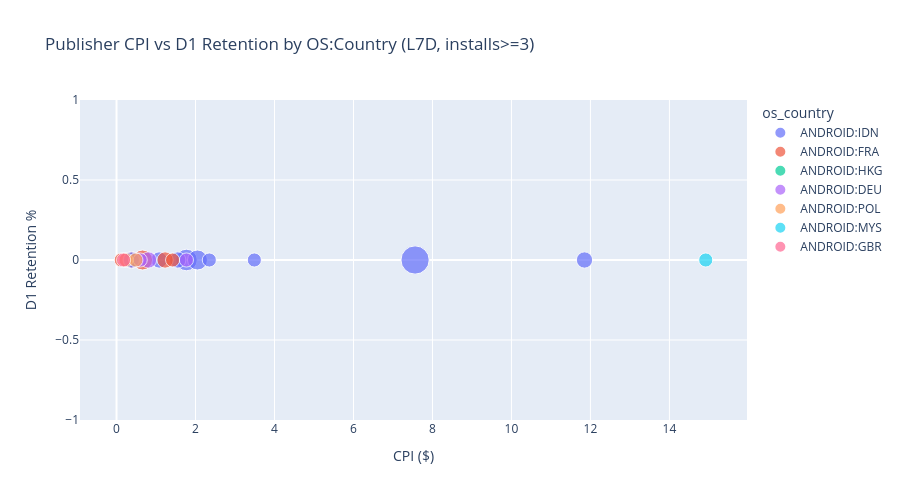

The cell this chart's notebook holds for it:
### Markdown cell above
## 3. D1 / D3 Retention by Publisher

### Code cell
# 3a. OS:Country-level Retention Summary (no publisher breakdown)

q_ret_summary = f"""
SELECT
  {_extra_select}
  SUM(installs) AS installs,
  ROUND(SUM(gross_spend_usd), 2) AS spend_usd,
  ROUND(SAFE_DIVIDE(SUM(gross_spend_usd), NULLIF(SUM(installs), 0)), 2) AS cpi,
  ROUND(SUM(retained_users_d1), 1) AS retained_d1,
  ROUND(SUM(retained_users_d3), 1) AS retained_d3,
  ROUND(SAFE_DIVIDE(SUM(retained_users_d1), NULLIF(SUM(installs), 0)) * 100, 1) AS retention_d1_pct,
  ROUND(SAFE_DIVIDE(SUM(retained_users_d3), NULLIF(SUM(installs), 0)) * 100, 1) AS retention_d3_pct
FROM `moloco-ae-view.athena.fact_dsp_publisher`
WHERE date_utc BETWEEN DATE_SUB(CURRENT_DATE(), INTERVAL {LOOKBACK_DAYS} DAY) AND DATE_SUB(CURRENT_DATE(), INTERVAL 1 DAY)
  {_where_filter}
GROUP BY {_extra_group[:-1]}
HAVING installs > 0
ORDER BY installs DESC
"""

df_ret_summary = run_query(q_ret_summary, '3a. Retention by OS:Country')
if not df_ret_summary.empty:
    for col in df_ret_summary.columns:
        if col not in _dim_cols:
            df_ret_summary[col] = pd.to_numeric(df_ret_summary[col], errors='coerce')
    print(f'\n  Retention summary by OS:Country (L{LOOKBACK_DAYS}D, excl. today):')
    display(df_ret_summary)

# 3b. D1/D3 Retention by Publisher (per OS:Country)

q_ret = f"""
SELECT
  {_extra_select}
  publisher.app_market_bundle AS publisher_bundle,
  SUM(installs) AS installs,
  ROUND(SUM(gross_spend_usd), 2) AS spend_usd,
  ROUND(SAFE_DIVIDE(SUM(gross_spend_usd), NULLIF(SUM(installs), 0)), 2) AS cpi,
  ROUND(SUM(retained_users_d1), 1) AS retained_d1,
  ROUND(SUM(retained_users_d3), 1) AS retained_d3,
  ROUND(SAFE_DIVIDE(SUM(retained_users_d1), NULLIF(SUM(installs), 0)) * 100, 1) AS retention_d1_pct,
  ROUND(SAFE_DIVIDE(SUM(retained_users_d3), NULLIF(SUM(installs), 0)) * 100, 1) AS retention_d3_pct
FROM `moloco-ae-view.athena.fact_dsp_publisher`
WHERE date_utc BETWEEN DATE_SUB(CURRENT_DATE(), INTERVAL {LOOKBACK_DAYS} DAY) AND DATE_SUB(CURRENT_DATE(), INTERVAL 1 DAY)
  {_where_filter}
GROUP BY {_extra_group} publisher.app_market_bundle
HAVING installs >= 1
ORDER BY installs DESC
"""

df_ret = run_query(q_ret, '3b. D1/D3 Retention by Publisher')
if not df_ret.empty:
    df_ret = enrich_publisher_names(df_ret)
    str_cols = _dim_cols + ['publisher_bundle', 'publisher_name']
    for col in df_ret.columns:
        if col not in str_cols:
            df_ret[col] = pd.to_numeric(df_ret[col], errors='coerce')

    for oc in sorted(df_ret['os_country'].unique()):
        sub = df_ret[df_ret['os_country'] == oc].sort_values('installs', ascending=False)
        overall_d1 = (sub['retained_d1'].sum() / sub['installs'].sum() * 100) if sub['installs'].sum() > 0 else 0
        overall_d3 = (sub['retained_d3'].sum() / sub['installs'].sum() * 100) if sub['installs'].sum() > 0 else 0
        p10_d1 = sub['retention_d1_pct'].quantile(0.10)
        p10_cpi = sub[sub['cpi'] > 0]['cpi'].quantile(0.10) if (sub['cpi'] > 0).any() else 0
        print(f'\n  [{oc}] {len(sub)} publishers  |  D1={overall_d1:.1f}%  D3={overall_d3:.1f}%  |  P10 D1={p10_d1:.1f}%  P10 CPI=${p10_cpi:.2f}')
        display(sub.head(20).reset_index(drop=True))

    fig = px.scatter(df_ret[df_ret['installs'] >= 3], x='cpi', y='retention_d1_pct', size='installs',
                     hover_name='publisher_bundle', color='os_country',
                     title=f'Publisher CPI vs D1 Retention by OS:Country (L{LOOKBACK_DAYS}D, installs>=3)',
                     labels={'cpi': 'CPI ($)', 'retention_d1_pct': 'D1 Retention %', 'installs': 'Installs'},
                     hover_data={'retention_d3_pct': ':.1f', 'spend_usd': ':,.2f'})
    fig.update_layout(height=500)
    fig.show()

### Figure 1 — Plotly figure (JSON) as saved in the notebook; plotly's stock layout.template omitted (floating-point values rounded to 4 significant figures)
{"data": [{"customdata": [[0.0, 90.77], [0.0, 12.36], [0.0, 12.28], [0.0, 6.21], [0.0, 4.3], [0.0, 47.41], [0.0, 10.48], [0.0, 7.04]], "hovertemplate": "<b>%{hovertext}</b><br><br>os_country=ANDROID:IDN<br>CPI ($)=%{x}<br>D1 Retention %=%{y}<br>Installs=%{marker.size}<br>retention_d3_pct=%{customdata[0]:.1f}<br>spend_usd=%{customdata[1]:,.2f}<extra></extra>", "hovertext": ["com.traverse.zhfx.en.gp", "com.worldance.drama", "com.freereels.app", "com.naver.linewebtoon", "com.nvsgames.pt", "defense.roguelike.cell.shoot.survivor", "hero.claw.master", "com.michatapp.im"], "legendgroup": "ANDROID:IDN", "marker": {"color": "#636efa", "size": [12, 7, 6, 4, 4, 4, 3, 3], "sizemode": "area", "sizeref": 0.03, "symbol": "circle"}, "mode": "markers", "name": "ANDROID:IDN", "orientation": "v", "showlegend": true, "type": "scatter", "x": [7.56, 1.77, 2.05, 1.55, 1.08, 11.85, 3.49, 2.35], "xaxis": "x", "y": [0.0, 0.0, 0.0, 0.0, 0.0, 0.0, 0.0, 0.0], "yaxis": "y"}, {"customdata": [[0.0, 3.94], [0.0, 4.93], [0.0, 1.57], [0.0, 4.26], [0.0, 1.54], [0.0, 1.15], [0.0, 0.37], [0.0, 0.65]], "hovertemplate": "<b>%{hovertext}</b><br><br>os_country=ANDROID:FRA<br>CPI ($)=%{x}<br>D1 Retention %=%{y}<br>Installs=%{marker.size}<br>retention_d3_pct=%{customdata[0]:.1f}<br>spend_usd=%{customdata[1]:,.2f}<extra></extra>", "hovertext": ["com.block.juggle", "defense.roguelike.cell.shoot.survivor", "com.dong.hexwarriors", "com.ecffri.arrows", "com.epicoro.castleclashers", "com.evodefensetd.gp", "fr.vinted", "es.socialpoint.DragonCity"], "legendgroup": "ANDROID:FRA", "marker": {"color": "#EF553B", "size": [6, 4, 4, 3, 3, 3, 3, 3], "sizemode": "area", "sizeref": 0.03, "symbol": "circle"}, "mode": "markers", "name": "ANDROID:FRA", "orientation": "v", "showlegend": true, "type": "scatter", "x": [0.66, 1.23, 0.39, 1.42, 0.51, 0.38, 0.12, 0.22], "xaxis": "x", "y": [0.0, 0.0, 0.0, 0.0, 0.0, 0.0, 0.0, 0.0], "yaxis": "y"}, {"customdata": [[0.0, 1.47]], "hovertemplate": "<b>%{hovertext}</b><br><br>os_country=ANDROID:HKG<br>CPI ($)=%{x}<br>D1 Retention %=%{y}<br>Installs=%{marker.size}<br>retention_d3_pct=%{customdata[0]:.1f}<br>spend_usd=%{customdata[1]:,.2f}<extra></extra>", "hovertext": ["com.lihkg.app"], "legendgroup": "ANDROID:HKG", "marker": {"color": "#00cc96", "size": [4], "sizemode": "area", "sizeref": 0.03, "symbol": "circle"}, "mode": "markers", "name": "ANDROID:HKG", "orientation": "v", "showlegend": true, "type": "scatter", "x": [0.37], "xaxis": "x", "y": [0.0], "yaxis": "y"}, {"customdata": [[0.0, 3.26], [0.0, 1.51], [0.0, 1.8], [0.0, 5.32]], "hovertemplate": "<b>%{hovertext}</b><br><br>os_country=ANDROID:DEU<br>CPI ($)=%{x}<br>D1 Retention %=%{y}<br>Installs=%{marker.size}<br>retention_d3_pct=%{customdata[0]:.1f}<br>spend_usd=%{customdata[1]:,.2f}<extra></extra>", "hovertext": ["com.ecffri.arrows", "com.ebay.kleinanzeigen", "net.lovoo.android", "defense.roguelike.cell.shoot.survivor"], "legendgroup": "ANDROID:DEU", "marker": {"color": "#ab63fa", "size": [4, 4, 3, 3], "sizemode": "area", "sizeref": 0.03, "symbol": "circle"}, "mode": "markers", "name": "ANDROID:DEU", "orientation": "v", "showlegend": true, "type": "scatter", "x": [0.81, 0.38, 0.6, 1.77], "xaxis": "x", "y": [0.0, 0.0, 0.0, 0.0], "yaxis": "y"}, {"customdata": [[0.0, 0.71], [0.0, 1.47]], "hovertemplate": "<b>%{hovertext}</b><br><br>os_country=ANDROID:POL<br>CPI ($)=%{x}<br>D1 Retention %=%{y}<br>Installs=%{marker.size}<br>retention_d3_pct=%{customdata[0]:.1f}<br>spend_usd=%{customdata[1]:,.2f}<extra></extra>", "hovertext": ["com.sybogames.subway.surfers.game", "com.studio501.cuphero"], "legendgroup": "ANDROID:POL", "marker": {"color": "#FFA15A", "size": [3, 3], "sizemode": "area", "sizeref": 0.03, "symbol": "circle"}, "mode": "markers", "name": "ANDROID:POL", "orientation": "v", "showlegend": true, "type": "scatter", "x": [0.24, 0.49], "xaxis": "x", "y": [0.0, 0.0], "yaxis": "y"}, {"customdata": [[0.0, 44.76]], "hovertemplate": "<b>%{hovertext}</b><br><br>os_country=ANDROID:MYS<br>CPI ($)=%{x}<br>D1 Retention %=%{y}<br>Installs=%{marker.size}<br>retention_d3_pct=%{customdata[0]:.1f}<br>spend_usd=%{customdata[1]:,.2f}<extra></extra>", "hovertext": ["com.traverse.zhfx.en.gp"], "legendgroup": "ANDROID:MYS", "marker": {"color": "#19d3f3", "size": [3], "sizemode": "area", "sizeref": 0.03, "symbol": "circle"}, "mode": "markers", "name": "ANDROID:MYS", "orientation": "v", "showlegend": true, "type": "scatter", "x": [14.92], "xaxis": "x", "y": [0.0], "yaxis": "y"}, {"customdata": [[0.0, 0.54]], "hovertemplate": "<b>%{hovertext}</b><br><br>os_country=ANDROID:GBR<br>CPI ($)=%{x}<br>D1 Retention %=%{y}<br>Installs=%{marker.size}<br>retention_d3_pct=%{customdata[0]:.1f}<br>spend_usd=%{customdata[1]:,.2f}<extra></extra>", "hovertext": ["games.resourcer.hex"], "legendgroup": "ANDROID:GBR", "marker": {"color": "#FF6692", "size": [3], "sizemode": "area", "sizeref": 0.03, "symbol": "circle"}, "mode": "markers", "name": "ANDROID:GBR", "orientation": "v", "showlegend": true, "type": "scatter", "x": [0.18], "xaxis": "x", "y": [0.0], "yaxis": "y"}], "layout": {"height": 500, "legend": {"itemsizing": "constant", "title": {"text": "os_country"}, "tracegroupgap": 0}, "title": {"text": "Publisher CPI vs D1 Retention by OS:Country (L7D, installs>=3)"}, "xaxis": {"anchor": "y", "domain": [0, 1], "title": {"text": "CPI ($)"}}, "yaxis": {"anchor": "x", "domain": [0, 1], "title": {"text": "D1 Retention %"}}}}
